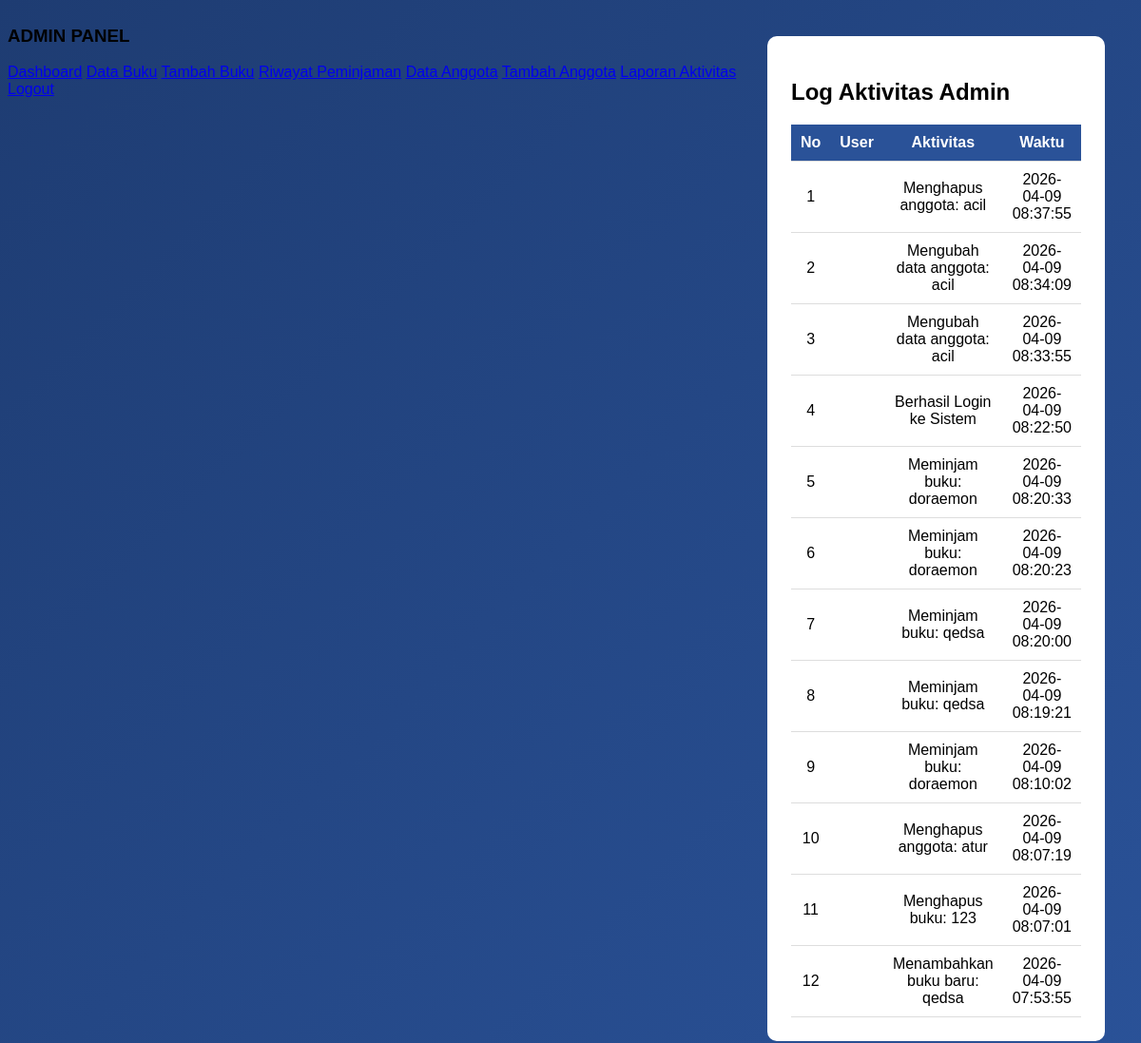
Page /project_rafli/admin/log_aktivitas.php (signed in) on the committed database.
### tables this page shows
CREATE TABLE `log_aktivitas` (
  `id` int(11) NOT NULL,
  `nama_pelaku` varchar(100) DEFAULT NULL,
  `aktivitas` varchar(255) DEFAULT NULL,
  `kategori` varchar(50) DEFAULT NULL,
  `waktu` timestamp NOT NULL DEFAULT current_timestamp()
);

### project_rafli/admin/log_aktivitas.php (the view, shortened to what this page needs)
<?php
include '../config.php';
$data = mysqli_query($koneksi,"SELECT * FROM log_aktivitas ORDER BY id DESC");
?>
<!DOCTYPE html>
<html>
<head>
</head>
<body>
<div class="wrapper">
<?php include 'sidebar.php'; ?>
<div class="content">
  <div class="container">
    <h2>Log Aktivitas Admin</h2>
    <table>
      <tr>
        <th>No</th>
        <th>User</th>
        <th>Aktivitas</th>
        <th>Waktu</th>
      </tr>
      <?php $no=1; while($d=mysqli_fetch_assoc($data)){ ?>
      <tr>
        <td><?= $no++ ?></td>
        <td><?= $d['user'] ?></td>
        <td><?= $d['aktivitas'] ?></td>
        <td><?= $d['waktu'] ?></td>
      </tr>
      <?php } ?>
    </table>
  </div>
</div>
</div>
</body>
</html>

### project_rafli/admin/log_aktivitas.php (style rules this page uses)
body { background:linear-gradient(135deg,#1e3c72,#2a5298); font-family:sans-serif; }
.wrapper { display:flex }
.content { flex:1;padding:30px }
.container { background:white; padding:25px; border-radius:10px; }
table { width:100%; border-collapse:collapse; }
th, td { padding:10px; border-bottom:1px solid #ddd; text-align:center; }
th { background:#2a5298; color:white; }

### rows in the picture
log_aktivitas: aktivitas "Menghapus anggota: acil", waktu "2026-04-09 08:37:55"
log_aktivitas: aktivitas "Mengubah data anggota: acil", waktu "2026-04-09 08:34:09"
log_aktivitas: aktivitas "Mengubah data anggota: acil", waktu "2026-04-09 08:33:55"
log_aktivitas: aktivitas "Berhasil Login ke Sistem", waktu "2026-04-09 08:22:50"
log_aktivitas: aktivitas "Meminjam buku: doraemon", waktu "2026-04-09 08:20:33"
log_aktivitas: aktivitas "Meminjam buku: doraemon", waktu "2026-04-09 08:20:23"
log_aktivitas: aktivitas "Meminjam buku: qedsa", waktu "2026-04-09 08:20:00"
log_aktivitas: aktivitas "Meminjam buku: qedsa", waktu "2026-04-09 08:19:21"
log_aktivitas: aktivitas "Meminjam buku: doraemon", waktu "2026-04-09 08:10:02"
log_aktivitas: aktivitas "Menghapus anggota: atur", waktu "2026-04-09 08:07:19"
log_aktivitas: aktivitas "Menghapus buku: 123", waktu "2026-04-09 08:07:01"
log_aktivitas: aktivitas "Menambahkan buku baru: qedsa", waktu "2026-04-09 07:53:55"
